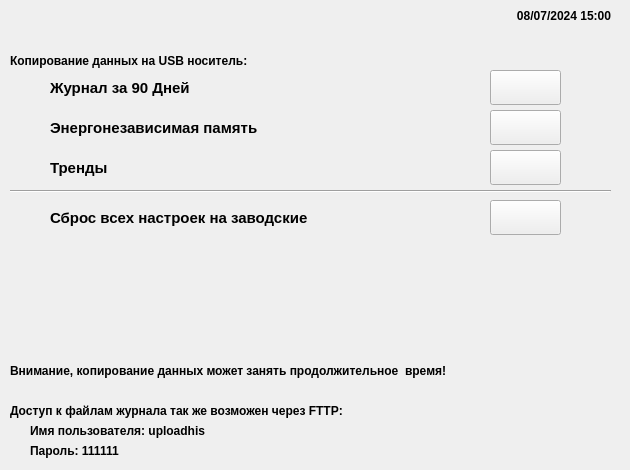
     <widget class="QWidget" name="Settings_Engineering_Menu_Backup_page">
      <widget class="QLabel" name="label_251">
       <property name="geometry">
        <rect>
         <x>10</x>
         <y>50</y>
         <width>241</width>
         <height>21</height>
        </rect>
       </property>
       <property name="font">
        <font>
         <family>Arial</family>
         <pointsize>9</pointsize>
         <weight>75</weight>
         <bold>true</bold>
        </font>
       </property>
       <property name="text">
        <string>Копирование данных на USB носитель:</string>
       </property>
      </widget>
      <widget class="QLabel" name="engineering_menu_backup_icon_label_1">
       <property name="geometry">
        <rect>
         <x>10</x>
         <y>70</y>
         <width>40</width>
         <height>35</height>
        </rect>
       </property>
       <property name="text">
        <string/>
       </property>
      </widget>
      <widget class="QLabel" name="engineering_menu_backup_icon_label_2">
       <property name="geometry">
        <rect>
         <x>10</x>
         <y>110</y>
         <width>40</width>
         <height>35</height>
        </rect>
       </property>
       <property name="text">
        <string/>
       </property>
      </widget>
      <widget class="QLabel" name="engineering_menu_backup_icon_label_3">
       <property name="geometry">
        <rect>
         <x>10</x>
         <y>150</y>
         <width>40</width>
         <height>35</height>
        </rect>
       </property>
       <property name="text">
        <string/>
       </property>
      </widget>
      <widget class="QLabel" name="label_255">
       <property name="geometry">
        <rect>
         <x>50</x>
         <y>70</y>
         <width>331</width>
         <height>35</height>
        </rect>
       </property>
       <property name="font">
        <font>
         <family>Arial</family>
         <pointsize>11</pointsize>
         <weight>75</weight>
         <bold>true</bold>
        </font>
       </property>
       <property name="text">
        <string>Журнал за 90 Дней</string>
       </property>
      </widget>
      <widget class="QLabel" name="label_256">
       <property name="geometry">
        <rect>
         <x>50</x>
         <y>110</y>
         <width>331</width>
         <height>35</height>
        </rect>
       </property>
       <property name="font">
        <font>
         <family>Arial</family>
         <pointsize>11</pointsize>
         <weight>75</weight>
         <bold>true</bold>
        </font>
       </property>
       <property name="text">
        <string>Энергонезависимая память</string>
       </property>
      </widget>
      <widget class="QLabel" name="label_257">
       <property name="geometry">
        <rect>
         <x>50</x>
         <y>150</y>
         <width>331</width>
         <height>35</height>
        </rect>
       </property>
       <property name="font">
        <font>
         <family>Arial</family>
         <pointsize>11</pointsize>
         <weight>75</weight>
         <bold>true</bold>
        </font>
       </property>
       <property name="text">
        <string>Тренды</string>
       </property>
      </widget>
      <widget class="QPushButton" name="engineering_menu_backup_save_trends_pushButton">
       <property name="geometry">
        <rect>
         <x>490</x>
         <y>150</y>
         <width>71</width>
         <height>35</height>
        </rect>
       </property>
       <property name="font">
        <font>
         <family>Arial</family>
         <pointsize>11</pointsize>
         <weight>75</weight>
         <bold>true</bold>
        </font>
       </property>
       <property name="text">
        <string/>
       </property>
      </widget>
      <widget class="QLabel" name="engineering_menu_backup_icon_label_5">
       <property name="geometry">
        <rect>
         <x>560</x>
         <y>70</y>
         <width>40</width>
         <height>35</height>
        </rect>
       </property>
       <property name="text">
        <string/>
       </property>
      </widget>
      <widget class="QLabel" name="engineering_menu_backup_icon_label_6">
       <property name="geometry">
        <rect>
         <x>560</x>
         <y>110</y>
         <width>40</width>
         <height>35</height>
        </rect>
       </property>
       <property name="text">
        <string/>
       </property>
      </widget>
      <widget class="QLabel" name="engineering_menu_backup_icon_label_7">
       <property name="geometry">
        <rect>
         <x>560</x>
         <y>150</y>
         <width>40</width>
         <height>35</height>
        </rect>
       </property>
       <property name="text">
        <string/>
       </property>
      </widget>
      <widget class="QLabel" name="engineering_menu_backup_icon_label_4">
       <property name="geometry">
        <rect>
         <x>10</x>
         <y>200</y>
         <width>40</width>
         <height>35</height>
        </rect>
       </property>
       <property name="text">
        <string/>
       </property>
      </widget>
      <widget class="QLabel" name="label_259">
       <property name="geometry">
        <rect>
         <x>50</x>
         <y>200</y>
         <width>331</width>
         <height>35</height>
        </rect>
       </property>
       <property name="font">
        <font>
         <family>Arial</family>
         <pointsize>11</pointsize>
         <weight>75</weight>
         <bold>true</bold>
        </font>
       </property>
       <property name="text">
        <string>Сброс всех настроек на заводские</string>
       </property>
      </widget>
      <widget class="QLabel" name="engineering_menu_backup_icon_label_8">
       <property name="geometry">
        <rect>
         <x>560</x>
         <y>200</y>
         <width>40</width>
         <height>35</height>
        </rect>
       </property>
       <property name="text">
        <string/>
       </property>
      </widget>
      <widget class="QPushButton" name="engineering_menu_backup_factory_all_settings_pushButton">
       <property name="geometry">
        <rect>
         <x>490</x>
         <y>200</y>
         <width>71</width>
         <height>35</height>
        </rect>
       </property>
       <property name="font">
        <font>
         <family>Arial</family>
         <pointsize>11</pointsize>
         <weight>75</weight>
         <bold>true</bold>
        </font>
       </property>
       <property name="text">
        <string/>
       </property>
      </widget>
      <widget class="QPushButton" name="engineering_menu_backup_save_energy_independent_memory_pushButton">
       <property name="geometry">
        <rect>
         <x>490</x>
         <y>110</y>
         <width>71</width>
         <height>35</height>
        </rect>
       </property>
       <property name="font">
        <font>
         <family>Arial</family>
         <pointsize>11</pointsize>
         <weight>75</weight>
         <bold>true</bold>
        </font>
       </property>
       <property name="text">
        <string/>
       </property>
      </widget>
      <widget class="QPushButton" name="engineering_menu_backup_save_90_days_of_journal_pushButton">
       <property name="geometry">
        <rect>
         <x>490</x>
         <y>70</y>
         <width>71</width>
         <height>35</height>
        </rect>
       </property>
       <property name="font">
        <font>
         <family>Arial</family>
         <pointsize>11</pointsize>
         <weight>75</weight>
         <bold>true</bold>
        </font>
       </property>
       <property name="text">
        <string/>
       </property>
      </widget>
      <widget class="Line" name="engineering_menu_backup_line_1">
       <property name="geometry">
        <rect>
         <x>10</x>
         <y>190</y>
         <width>601</width>
         <height>2</height>
        </rect>
       </property>
       <property name="frameShadow">
        <enum>QFrame::Sunken</enum>
       </property>
       <property name="orientation">
        <enum>Qt::Horizontal</enum>
       </property>
      </widget>
      <widget class="QLabel" name="label_260">
       <property name="geometry">
        <rect>
         <x>10</x>
         <y>360</y>
         <width>441</width>
         <height>21</height>
        </rect>
       </property>
       <property name="font">
        <font>
         <family>Arial</family>
         <pointsize>9</pointsize>
         <weight>75</weight>
         <bold>true</bold>
        </font>
       </property>
       <property name="text">
        <string>Внимание, копирование данных может занять продолжительное  время!</string>
       </property>
      </widget>
      <widget class="QLabel" name="label_261">
       <property name="geometry">
        <rect>
         <x>10</x>
         <y>400</y>
         <width>341</width>
         <height>21</height>
        </rect>
       </property>
       <property name="font">
        <font>
         <family>Arial</family>
         <pointsize>9</pointsize>
         <weight>75</weight>
         <bold>true</bold>
        </font>
       </property>
       <property name="text">
        <string>Доступ к файлам журнала так же возможен через FTTP:</string>
       </property>
      </widget>
      <widget class="QLabel" name="label_262">
       <property name="geometry">
        <rect>
         <x>30</x>
         <y>420</y>
         <width>181</width>
         <height>21</height>
        </rect>
       </property>
       <property name="font">
        <font>
         <family>Arial</family>
         <pointsize>9</pointsize>
         <weight>75</weight>
         <bold>true</bold>
        </font>
       </property>
       <property name="text">
        <string>Имя пользователя: uploadhis</string>
       </property>
      </widget>
      <widget class="QLabel" name="label_263">
       <property name="geometry">
        <rect>
         <x>30</x>
         <y>440</y>
         <width>181</width>
         <height>21</height>
        </rect>
       </property>
       <property name="font">
        <font>
         <family>Arial</family>
         <pointsize>9</pointsize>
         <weight>75</weight>
         <bold>true</bold>
        </font>
       </property>
       <property name="text">
        <string>Пароль: 111111</string>
       </property>
      </widget>
      <widget class="QLabel" name="engineering_menu_backup_time_label">
       <property name="geometry">
        <rect>
         <x>480</x>
         <y>0</y>
         <width>141</width>
         <height>31</height>
        </rect>
       </property>
       <property name="font">
        <font>
         <family>Arial</family>
         <pointsize>9</pointsize>
         <weight>75</weight>
         <bold>true</bold>
        </font>
       </property>
       <property name="text">
        <string>08/07/2024 15:00   </string>
       </property>
       <property name="alignment">
        <set>Qt::AlignRight|Qt::AlignTrailing|Qt::AlignVCenter</set>
       </property>
      </widget>
     </widget>
